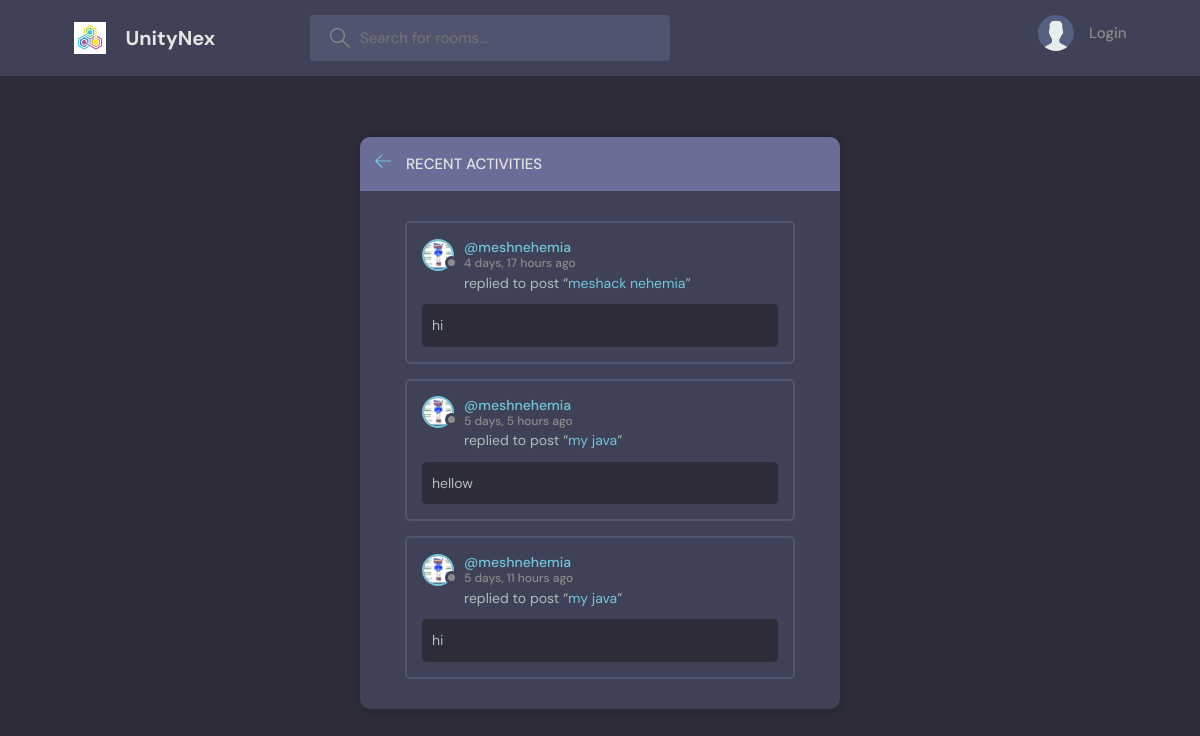
/activity/, run on an earlier commit of the app's database.
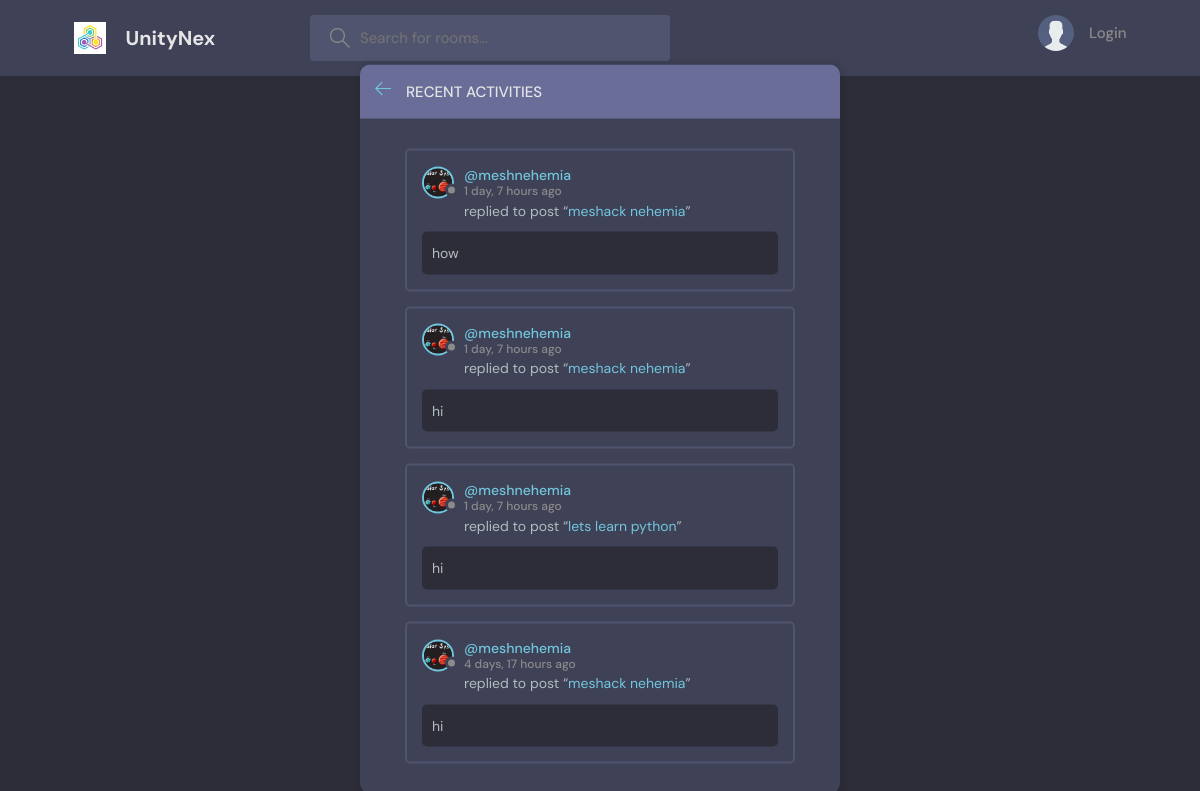
And on a later commit of the database.
### socialmedia/models.py (models this page shows, shortened)
class Message(models.Model):
    user = models.ForeignKey(User, on_delete=models.CASCADE)
    room = models.ForeignKey(Room, on_delete=models.CASCADE)
    body = models.TextField()
    updated = models.DateTimeField(auto_now=True)
    created = models.DateTimeField(auto_now_add=True)
    class Meta:
        ordering = ['-updated', '-created']

class User(AbstractUser):
    name = models.CharField(max_length=200, null=True)
    email = models.EmailField(unique=True, null=True)
    bio = models.TextField(null=True)
    avator = models.ImageField(null=True, upload_to='profile/', default="profile/avatar.svg")
    USERNAME_FIELD = 'email'
    REQUIRED_FIELDS = []

class Room(models.Model):
    host = models.ForeignKey(User, on_delete=models.SET_NULL, null=True)
    topic = models.ForeignKey(Topic, on_delete=models.SET_NULL, null=True)
    name = models.CharField(max_length=200)
    description = models.TextField(null=True, blank=True)
    participants = models.ManyToManyField(User, related_name='participants', blank=True)
    updated = models.DateTimeField(auto_now=True)
    created = models.DateTimeField(auto_now_add=True)
    class Meta:
        ordering = ['-updated', '-created']

### socialmedia/views.py (the view)
# urls.py: path('activity/', views.activityPage, name='activity'),
def activityPage(request):
    room_messages = Message.objects.all()[0:4]
    context = {'room_messages': room_messages}
    return render(request, 'socialmedia/activity.html', context)

### socialmedia/templates/socialmedia/activity.html (shortened to what this page needs)
{% extends 'main.html' %}
{% block content %}
    <main class="layout">
        <div class="container">
            <div class="layout__box">
                <div class="layout__boxHeader">
                    <div class="layout__boxTitle">
                        <a href="{% url 'home' %}">
                            <svg version="1.1" xmlns="http://www.w3.org/2000/svg" width="32" height="32"
                                 viewBox="0 0 32 32">
                                <title>arrow-left</title>
                                <path
                                        d="M13.723 2.286l-13.723 13.714 13.719 13.714 1.616-1.611-10.96-10.96h27.625v-2.286h-27.625l10.965-10.965-1.616-1.607z"
                                ></path>
                            </svg>
                        </a>
                        <h3>Recent Activities</h3>
                    </div>
                </div>
                <div class="activities-page layout__body">
                    {% for message in room_messages %}
                        <div class="activities__box">
                            <div class="activities__boxHeader roomListRoom__header">
                                <a href="{% url 'user-profile' message.user.id %}" class="roomListRoom__author">
                                    <div class="avatar avatar--small">
                                        <img src="{{ message.user.avator.url }}"/>
                                    </div>
                                    <p>
                                        @{{ message.user.username }}
                                        <span>{{ message.created|timesince }} ago</span>
                                    </p>
                                </a>
                            </div>
                            <div class="activities__boxContent">
                                <p>replied to post “<a
                                        href="{% url 'room' message.room.id %}">{{ message.room.name }}</a>”</p>
                                <div class="activities__boxRoomContent">
                                    {{ message.body }}
                                </div>
                            </div>
                        </div>
                    {% endfor %}
                </div>
            </div>
        </div>
    </main>
{% endblock content %}

What changed in the data, as far as the page shows it:
no longer on this page (row unchanged): Message: user.avator (picture), user.username "meshnehemia", created "5 days, 5 hours", room.name "my java", body "hellow"
no longer on this page (row unchanged): Message: user.avator (picture), user.username "meshnehemia", created "5 days, 11 hours", room.name "my java", body "hi"
added Message: user.avator (picture), user.username "meshnehemia", created "1 day, 7 hours", room.name "meshack nehemia", body "how"
added Message: user.avator (picture), user.username "meshnehemia", created "1 day, 7 hours", room.name "meshack nehemia", body "hi"
added Message: user.avator (picture), user.username "meshnehemia", created "1 day, 7 hours", room.name "lets learn python", body "hi"
changed through a linked row, Message "4 days, 17 hours": user.avator: a different picture
